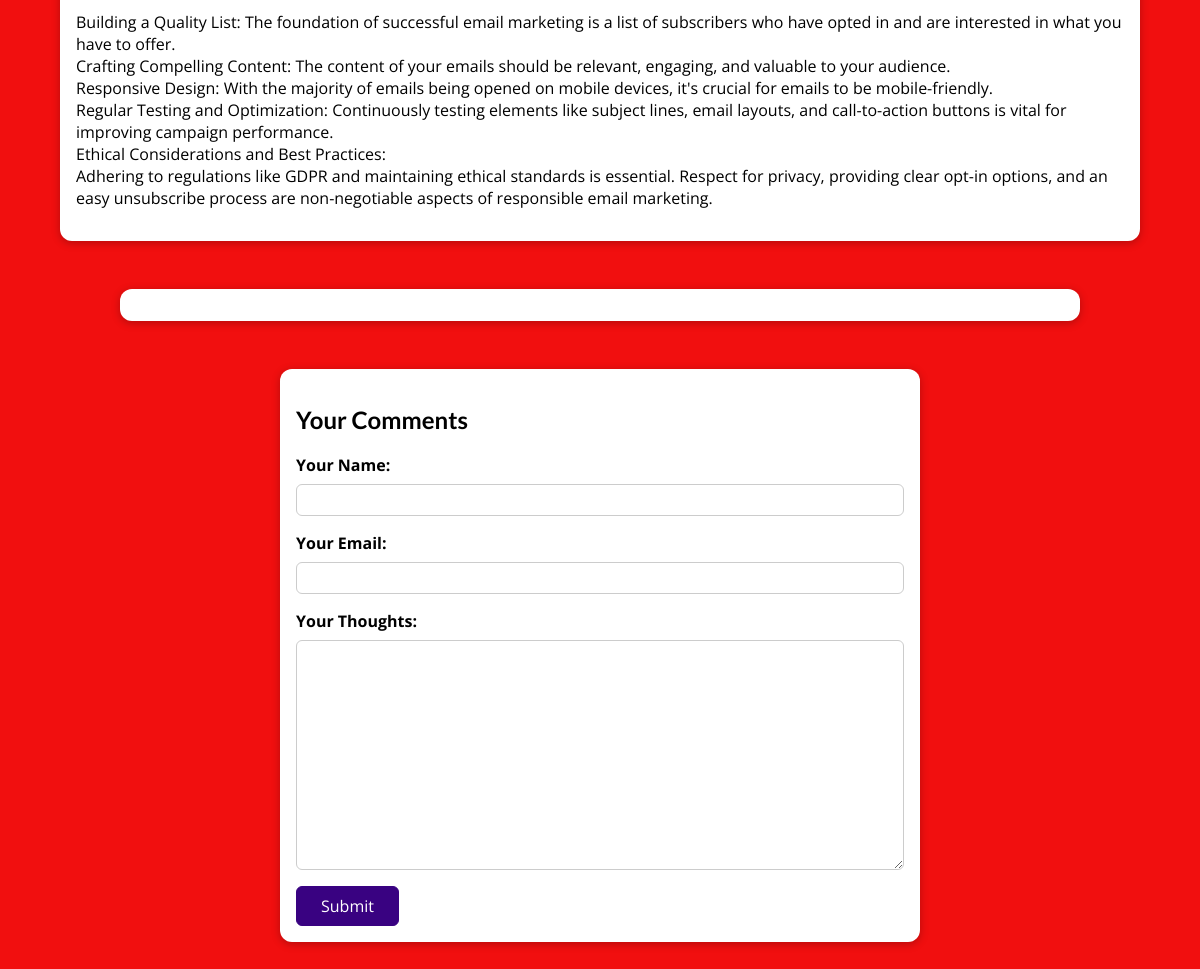
The app's page /posts/connecting-businesses-and-customers (lower part), older data.
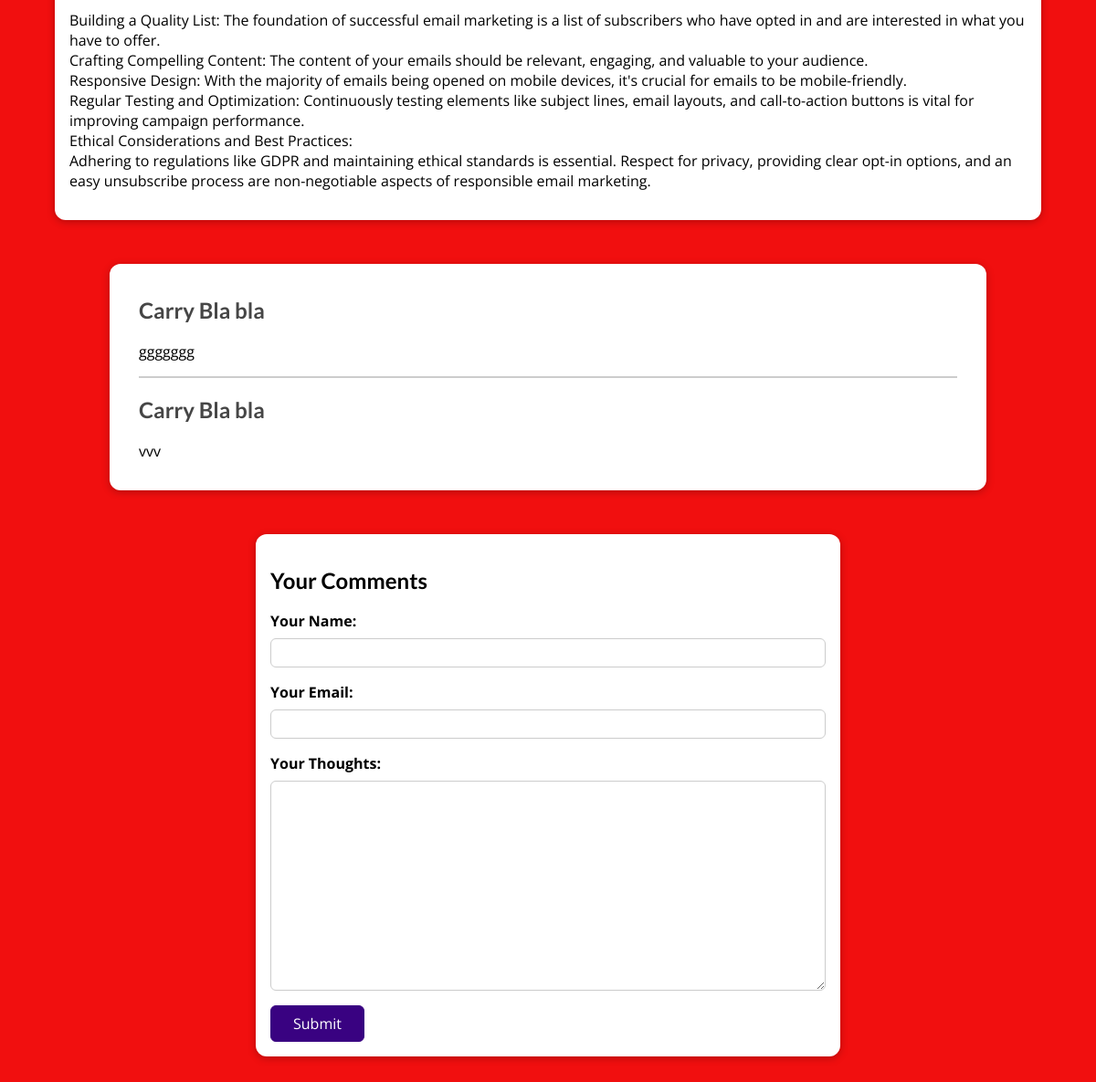
The same page, newer data.
### blog/models.py (models this page shows, shortened)
class Comment(models.Model):
    user_name = models.CharField(max_length=100)
    user_email = models.EmailField(blank=True)
    date = models.DateField(auto_now=True)
    text = models.TextField(max_length=2000)
    post = models.ForeignKey(
        Post, on_delete=models.CASCADE, related_name='comments')

### blog/views.py (the view, shortened to what this page needs)
# urls.py: path("posts/<slug:slug>", views.SinglePostView.as_view(),
class SinglePostView(View):
    def is_stored_posts(self, request, post_id):
        stored_posts = request.session.get("stored_posts")
        if stored_posts is  not None:
            is_saved_for_later = post_id in stored_posts
        else :
            is_saved_for_later = False
        return is_saved_for_later
    def get(self, request, slug):
        post = Post.objects.get(slug=slug)
        context = {
            "post": post,
            "post_tags": post.tags.all(),
            "comment_form": CommentForm(),
            "comments": post.comments.all().order_by('-id'),
            "saved_for_later": self.is_stored_posts(request, post.id)
        }
        return render(request, "blog/post-detail.html", context)

### blog/form.py
class CommentForm(forms.ModelForm):
    class Meta:
        model = Comment
        fields = "__all__"
        exclude = ["post"]
        labels = {
            "user_name": "Your Name",
            "user_email": "Your Email",
            "text": "Your Thoughts",
        }
        widgets = {
            "user_name": forms.TextInput(attrs={"class": "form-control"}),
            "user_email": forms.EmailInput(attrs={"class": "form-control"}),
            "text": forms.Textarea(attrs={"class": "form-control"}),
        }

### blog/models.py (called while the page is built)
    def full_name(self):
        return f"{self.first_name} {self.last_name}"

    def __str__(self):
        return self.full_name()

### blog/templates/blog/post-detail.html (shortened to what this page needs)
{% extends "base.html" %}
{% load static %}
{% block css_files %}
<link href="{% static 'blog/post-details.css' %}" rel="stylesheet">
{% endblock %}
{% block content %}
<main>
    {{ post.content|linebreaks}}
</main>
<section id="comments">
    <ul>
        {% for comment in post.comments.all %}
        <li>
            <h2>{{ comment.user_name }}</h2>
            <p>{{ comment.text|linebreaks }}</p>
        </li>
        {% endfor %}
    </ul>
</section>
<section id="comment-form">
    <h2>Your Comments</h2>
    <div>
        <form action="{% url "post-detail-page" post.slug %}" method="POST">
            {% for form_field in comment_form %}
            <div class="form-control {% if form_field.errors %}invalid{% endif %}">
                {{ form_field.label_tag }}
                {{ form_field }}
            </div>
            {% endfor %}
            <button>Submit</button>
        </form>
    </div>
</section>
{% endblock %}

Row changes from the older to the newer data that the page shows:
added Comment: user_name "Carry Bla bla", text "ggggggg"
added Comment: user_name "Carry Bla bla", text "vvv"
